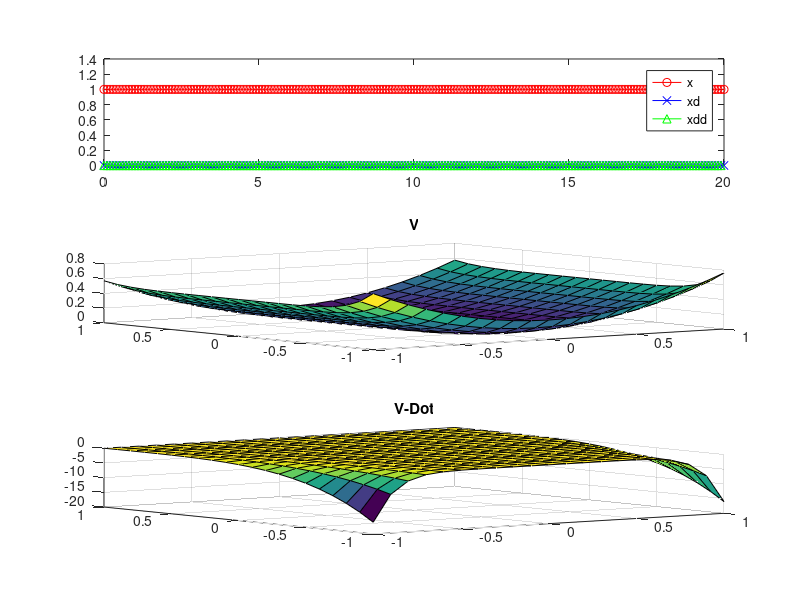

Write MATLAB code to recreate this figure. (Note: this script raises an error after producing the figure.)
%% Problem 1 (Excercise 3.1)

% x = (x1^2 + x2^2)
step = 1e-2;
vals = [];
x = 1; % unit ball

n1_pos = @(X,X1) abs(sqrt(X^2 - X1^2));
n1_neg = @(X,X1) -abs(sqrt(X^2 - X1^2));
for x1 = -1:step:1
    vals = [vals; n1_pos(x,x1), n1_neg(x,x1)];
end

subplot(2,2,1)
plot(-1:step:1, vals(:,1), 'r-', -1:step:1, vals(:,2), 'b-')
axis equal

%
step = 1e-2;
n2_pos = @(X,X1) abs(sqrt((X^2 - X1^2)/5));
n2_neg = @(X,X1) -abs(sqrt((X^2 - X1^2)/5));
vals = [];
x = 1; % unit ball
for x1 = -1:step:1
    vals = [vals; n2_pos(x,x1), n2_neg(x,x1)];
end

subplot(2,2,2)
plot(-1:step:1, vals(:,1), 'r-', -1:step:1, vals(:,2), 'b-')
axis equal

%
step = 1e-2;
n3_pos = @(X,X1) abs(X - abs(X1));
n3_neg = @(X,X1) -abs(X - abs(X1));
vals = [];
x = 1; % unit ball
for x1 = -1:step:1
    vals = [vals; n3_pos(x,x1), n3_neg(x,x1)];
end

subplot(2,2,3)
plot(-1:step:1, vals(:,1), 'r-', -1:step:1, vals(:,2), 'b-')
axis equal

%
step = 1e-2;
n4_pos = @(X,X1) max(X, abs(X1));
n4_neg = @(X,X1) -max(X, abs(X1));
vals = [];
x = 1; % unit ball
for x1 = -1:step:1
    vals = [vals; n4_pos(x,x1), n4_neg(x,x1)];
end

subplot(2,2,4)
plot(-1:step:1, vals(:,1), 'r-', -1:step:1, vals(:,2), 'b-')
axis equal

%% Problem 2
%% (i)
ts = 0:1e-1:5;
x_dot =@(t,x) -x^3 + sin(x)^4;
[t, y] = ode45(x_dot, ts, -1);
subplot(3,1,1)
plot(t, y(:,1), 'ro-', t(1:end-1), diff(y), 'bx-')
legend('x', 'x-dot')

xs = -1e0:1e-5:1e0;
V = 0*xs;
V_dot = 0*xs;
i = 1;
for x = xs
    V(i) = x^2;
    V_dot(i) = -2*x^4 + 2*x*sin(x)^4;
    i = i+1;
end
% plot(xs, x1, 'rx-', xs, x2, 'bo-', xs, -x1+x2, 'g-')
subplot(3,1,2)
plot(xs, V, 'r-')
title('V')
subplot(3,1,3)
plot(xs, V_dot, 'b-')
title('V-Dot')
%% (ii)
ts = 0:1e-1:5;
x_dot =@(t,x) (5-x)^5;
[t, y] = ode45(x_dot, ts, -1);
subplot(3,1,1)
plot(t, y(:,1), 'ro-', t(1:end-1), diff(y), 'bx-')
legend('x', 'x-dot')

xs = -1e0:1e-5:1e0;
V = 0*xs;
V_dot = 0*xs;
i = 1;
for x = xs
    V(i) = x^2;
    V_dot(i) = -2*x^6;
    i = i+1;
end
% plot(xs, x1, 'rx-', xs, x2, 'bo-', xs, -x1+x2, 'g-')
subplot(3,1,2)
plot(xs, V, 'r-')
title('V')
subplot(3,1,3)
plot(xs, V_dot, 'b-')
title('V-Dot')

%% (iii)
ts = 0:1e-1:20;
x_dd =@(t,x) [x(2); -x(2)^5-x(1)^7 + x(1)^2*sin(x(1))^8*cos(3*x(1))^2];
[t, y] = ode45(x_dd, ts, [-1; 0]);
subplot(3,1,1)
plot(t, y(:,1), 'ro-', t, y(:,2), 'bx-', t(1:end-1), diff(y(:,2)), 'g^-')
legend('x', 'xd', 'xdd')

xs = -1e0:1e-1:1e0;
xds = -1e0:1e-1:1e0;
V = zeros(length(xs), length(xds));
V_dot = 0*V;
i_d = 1;
for x = xs
    i_dd = 1;
    for xd = xds
        V(i_d, i_dd) = 1/2*xd^2 + integral(@(y) y.^7-y.^2.*sin(y).^8.*cos(3*y).^2, 0, x);
        V_dot(i_d,i_dd) = -xd^6;
        i_dd = i_dd+1;
    end
    i_d = i_d+1;
end
subplot(3,1,2)
surf(xs, xds, V)
title('V')
subplot(3,1,3)
surf(xs, xds, V_dot)
title('V-Dot')
%% (iv)
ts = 0:1e-1:20;
x_dd =@(t,x) [x(2); -(x(1)-1).^4*x(2).^7-x(1).^5-x(1)^3*sin(x(1))^3];
[t, y] = ode45(x_dd, ts, [0; -1e-1]);
subplot(3,1,1)
plot(t, y(:,1), 'ro-', t, y(:,2), 'bx-', t(1:end-1), diff(y(:,2)), 'g^-')
legend('x', 'xd', 'xdd')

xs = -1e0:1e-1:1e0;
xds = -1e0:1e-1:1e0;
V = zeros(length(xs), length(xds));
V_dot = 0*V;
i_d = 1;
for x = xs
    i_dd = 1;
    for xd = xds
        V(i_d, i_dd) = 1/2*xd^2 + integral(@(y) y.^5-y.^3.*sin(y).^3, 0, x);
        V_dot(i_d,i_dd) = -xd^8*(x-1)^4;
        i_dd = i_dd+1;
    end
    i_d = i_d+1;
end
subplot(3,1,2)
surf(xs, xds, V)
title('V')
subplot(3,1,3)
surf(xs, xds, V_dot)
title('V-Dot')
%% (v)
ts = 0:1e-1:20;
x_dd =@(t,x) [x(2); -(x(1)-1).^2.*x(2).^7-x(1)+sin(pi.*x(1)/2)];
[t, y] = ode45(x_dd, ts, [1; 0]);
subplot(3,1,1)
plot(t, y(:,1), 'ro-', t, y(:,2), 'bx-', t(1:end-1), diff(y(:,2)), 'g^-')
legend('x', 'xd', 'xdd')

a = 1e-1; 1/2*a^2 + cos(pi*a/2)*2/pi-2/pi

syms x xd
f = [xd; -(x-1)^2*xd^7 - x + sin(pi*x/2)];
A = jacobian(f);
F = A + transpose(A);
f = @(x, xd) [                                     0, (2 - 2.*x).*xd.^7 + (pi.*cos((x.*pi)/2))/2;
             (2 - 2.*x).*xd.^7 + (pi.*cos((x.*pi)/2))/2,                    -14.*xd.^6*(x - 1).^2];
xs = -1e0:1e-1:1e0;
xds = -1e0:1e-1:1e0;
for x = xs
    i_dd = 1;
    for xd = xds
        f(xs, xds)
    end
end
%%
xs = -1e0:1e-1:1e0;
xds = -1e0:1e-1:1e0;
V = zeros(length(xs), length(xds));
V_dot = 0*V;
i_d = 1;
for x = xs
    i_dd = 1;
    for xd = xds
        V(i_d, i_dd) = 1/2*xd^2 + integral(@(y) x(1)-sin(pi.*x(1)/2), 0, x);
        V_dot(i_d,i_dd) = -xd^8*(x-1)^4;
        i_dd = i_dd+1;
    end
    i_d = i_d+1;
end
subplot(3,1,2)
surf(xs, xds, V)
title('V')
subplot(3,1,3)
surf(xs, xds, V_dot)
title('V-Dot')
%% Problem 3
dt = 1e-1;
t_total = 5;
figure(1); cla; hold on;
% for a = logspace(-3,1)
a = 1e-2;
b = 1e-0; c = 1;
v_dot = @(v) -2*a*abs(v)*v - b*v + c;
v_func = @(dt, x) v_dot(x(1));
[t, y] = ode45(v_func, 0:dt:t_total, 1);
plot(t, y(:,1), 'ro-', t(1:end-1), diff(y), 'bx-')
legend('Velocity', 'Acceleration')
% end

% figure(2); cla; hold on;
% for b = logspace(-3,0)
%     a = 1e-2;
% %     b = 1e-3;
%     c = 1e-2;
%     v_dot = @(v) -2*a*abs(v)*v - b*v + c;
%     v_func = @(dt, x) [v_dot(x(1)); 0];
%     [t, y] = ode45(v_func, 0:dt:t_total, [0; 0]);
%     plot(t, y(:,1), 'o-', t, y(:,2), 'bx-')
% end

%% Problem 4
%% a
syms t
A = [-10, exp(3*t);
    0, -2];
eig(A + transpose(A))
eigs = @(t) [(exp(6*t) + 64)^(1/2) - 12;
            - (exp(6*t) + 64)^(1/2) - 12];

%% b
syms t
A = [-1, 2*sin(t);
    0, -(t+1)];

eig(A + transpose(A))
eigs = @(t) [(4*sin(t)^2 + t^2)^(1/2) - t - 2;
             - t - (4*sin(t)^2 + t^2)^(1/2) - 2];
